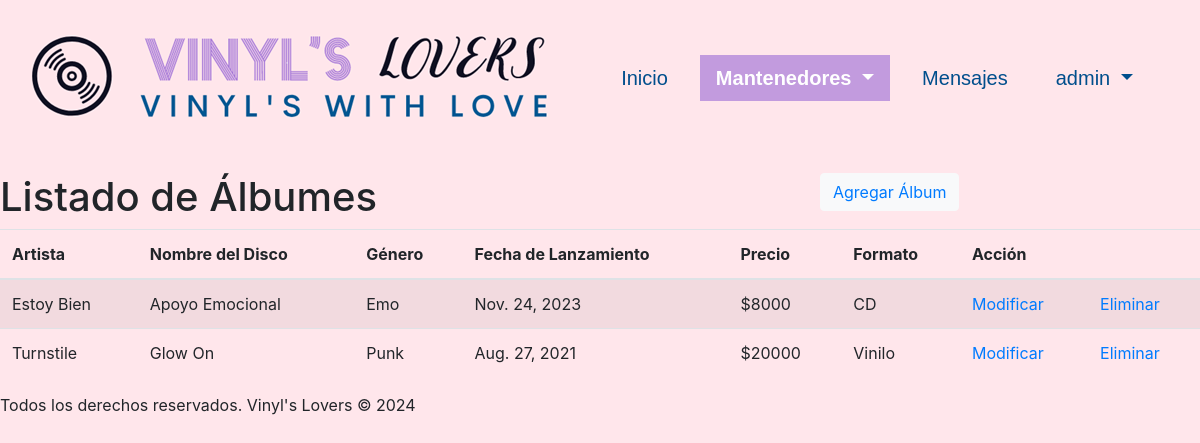
The app's page /discos/crud_albums (signed in), older data.
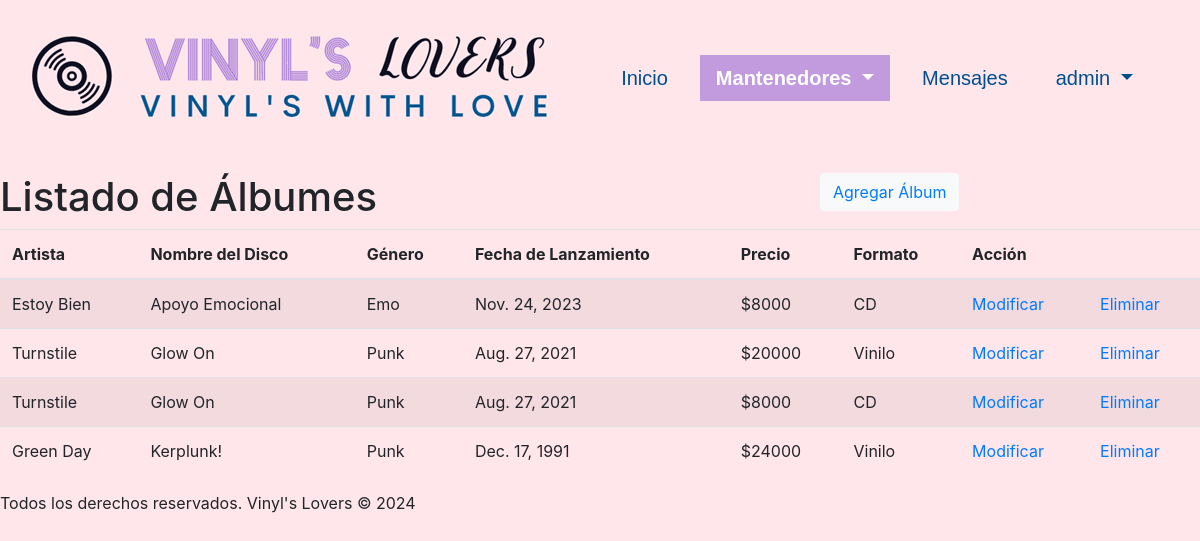
The same page, newer data.
### discos/models.py (models this page shows, shortened)
class Album(models.Model):
    id_album = models.AutoField(db_column='idAlbum', primary_key=True)
    id_artista = models.ForeignKey('Artista',on_delete=models.CASCADE, db_column='idArtista')
    nombre_disco = models.CharField(max_length=100, null=False)
    fecha_lanzamiento = models.DateField(null=False, blank=False)
    precio = models.IntegerField(null=False, blank=False)
    id_formato = models.ForeignKey('Formato',on_delete=models.CASCADE, db_column='idFormato')
    id_genero = models.ForeignKey('Genero',on_delete=models.CASCADE, db_column='idGenero')
    portada = models.ImageField(upload_to="media/", default=None)

class Artista(models.Model):
    id_artista = models.AutoField(db_column='idArtista', primary_key=True)
    nombre_artista = models.CharField(max_length=100, null=False, blank=False)
    nacionalidad = models.CharField(max_length=30, null=False, blank=False)
    biografia = models.TextField(null=True, blank=True)
    def __str__(self):
        return str(self.nombre_artista)

class Genero(models.Model):
    id_genero  = models.AutoField(db_column='idGenero', primary_key=True)
    genero     = models.CharField(max_length=20, blank=False, null=False)
    def __str__(self):
        return str(self.genero)

class Formato(models.Model):
    id_formato  = models.AutoField(db_column='idFormato', primary_key=True)
    formato     = models.CharField(max_length=20, blank=False, null=False)
    def __str__(self):
        return str(self.formato)

### discos/views.py (the view)
# urls.py: path('crud_albums', views.crud_albums, name='crud_albums'),
@login_required
def crud_albums(request):
    albums = Album.objects.all().order_by('id_artista', 'nombre_disco')
    context = {'albums': albums, 'clase': 'mantenedores'}
    return render(request, 'discos/albums_list.html', context)

### discos/templates/discos/albums_list.html (shortened to what this page needs)
{% extends "discos/base.html" %}
{% load static %}
{% block content %}
  <br>
    <div class="row justify-content-center">
      <div class="col-md-8 col-sm-12">
        <header>
          <h1>Listado de Álbumes</h1>
        </header>
      </div>
      <div class="col-md-4 col-sm-12">
        <div class="container-btn">
          <button class="btn btn-light" id="btnAgregar">
            <a href="{% url 'albumsAdd' %}">Agregar Álbum</a>
          </button>
        </div>
      </div>
    </div>
    <div class="table-container">
        <table class="table table-striped">
            {% if albums %}
                <thead>
                    <tr>
                    <th scope="col">Artista</th>
                    <th scope="col">Nombre del Disco</th>
                    <th scope="col">Género</th>
                    <th scope="col">Fecha de Lanzamiento</th>
                    <th scope="col">Precio</th>
                    <th scope="col">Formato</th>
                    <th scope="col" colspan="2">Acción</th>
                    </tr>
                </thead>
                <tbody>
                    {% for album in albums %}
                        <tr>
                            <td>{{ album.id_artista }}</td>
                            <td>{{ album.nombre_disco }}</td>
                            <td>{{ album.id_genero }}</td>
                            <td>{{ album.fecha_lanzamiento }}</td>
                            <td>${{ album.precio }}</td>
                            <td>{{ album.id_formato }}</td>
                            <td class="td-update"><a href="{% url 'albums_edit' pk=album.id_album %}">Modificar</a></td>
                            <td class="td-delete"><a href="{% url 'albums_del' pk=album.id_album %}">Eliminar</a></td>
                        </tr>
                    {% endfor %}
                </tbody>
            {% endif %}
        </table>
    </div>
{% endblock %}

Row changes from the older to the newer data that the page shows:
added Album: id_artista "Turnstile", nombre_disco "Glow On", id_genero "Punk", fecha_lanzamiento "Aug. 27, 2021", precio "8000", id_formato "CD"
added Album: id_artista "Green Day", nombre_disco "Kerplunk!", id_genero "Punk", fecha_lanzamiento "Dec. 17, 1991", precio "24000", id_formato "Vinilo"
